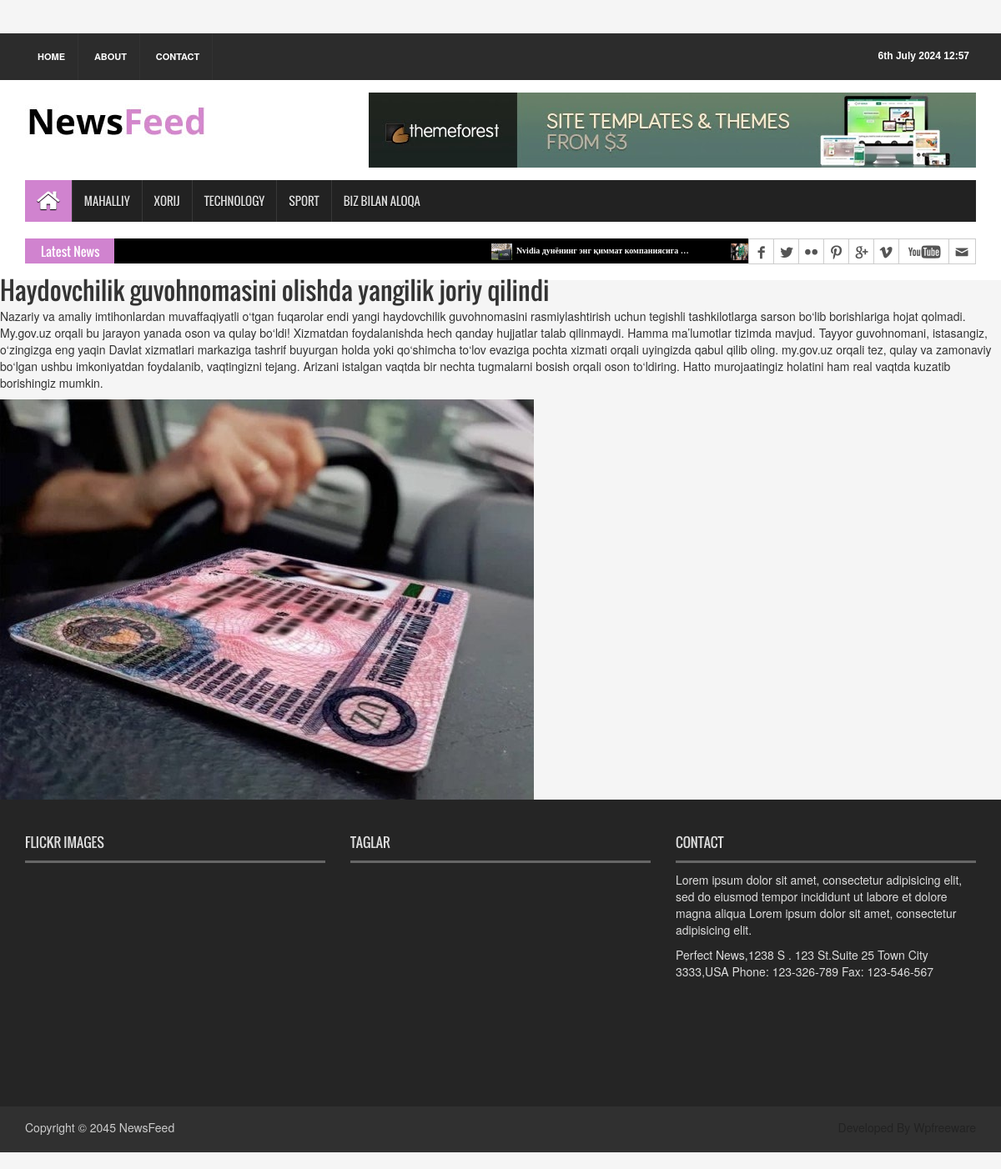
Screenshot of /news/haydovchilik-guvohnomasini-olishda-yangilik-joriy-qilindi/ with the database file from the repository.
### new_app/models.py (models this page shows, shortened)
class News(models.Model):
    class Status(models.TextChoices):
        Draft = 'DF', 'Draft'
        Published = 'PB', "Published"
    title = models.CharField(max_length=250)
    slug = models.SlugField(max_length=250)
    body = models.TextField()
    image = models.ImageField(upload_to='news/images')
    category = models.ForeignKey(Category,
                                 on_delete=models.CASCADE
                                 )
    publish_time = models.DateTimeField(default=timezone.now)
    created_time = models.DateTimeField(auto_now_add=True)
    updated_time = models.DateTimeField(auto_now=True)
    status = models.CharField(max_length=2,
                              choices=Status.choices,
                              default=Status.Draft
                              )
    objects = models.Manager()
    published = PublishedManager()
    class Meta:
        ordering = ['-publish_time']

### new_app/views.py (the view)
# urls.py: path('news/<slug:news>/', news_detail, name='news_detail_page'),
def news_detail(request, news):
    news = get_object_or_404(News, slug=news, status=News.Status.Published)
    context = {
        'news': news
    }
    return render(request, 'news/news_detail.html', context)

### new_app/custom_context_processor.py (called while the page is built)
def latest_news(request):
    latest_new = News.published.all().order_by('-publish_time')[:10]
    context = {
        'latest_new': latest_new
    }
    return context

### new_app/models.py (called while the page is built)
    def get_queryset(self):
        return super().get_queryset().filter(status=News.Status.Published)

### templates/news/news_detail.html (shortened to what this page needs)
{% extends 'news/base.html' %}
{% load static %}
{% block content %}
    <h2>{{ news.title }}</h2>
    <p>{{ news.body }}</p>
    <img src="{{ news.image.url }}" alt="Bu yerda yangilikka aloqador rasm bor edi">
{% endblock %}

### templates/news/base.html (shortened to what this page needs)
{% load static %}
<!DOCTYPE html>
<html>
<head>
<link rel="stylesheet" type="text/css" href="{% static 'css/bootstrap.min.css' %}">
<link rel="stylesheet" type="text/css" href="{% static 'css/font-awesome.min.css' %}">
<link rel="stylesheet" type="text/css" href="{% static 'css/animate.css' %}">
<link rel="stylesheet" type="text/css" href="{% static 'css/font.css' %}">
<link rel="stylesheet" type="text/css" href="{% static 'css/li-scroller.css' %}">
<link rel="stylesheet" type="text/css" href="{% static 'css/slick.css' %}">
<link rel="stylesheet" type="text/css" href="{% static 'css/jquery.fancybox.css' %}">
<link rel="stylesheet" type="text/css" href="{% static 'css/theme.css' %}">
<link rel="stylesheet" type="text/css" href="{% static 'css/style.css' %}">
</head>
<body>
  <header id="header">
    <div class="row">
      <div class="col-lg-12 col-md-12 col-sm-12">
        <div class="header_top">
          <div class="header_top_left">
            <ul class="top_nav">
              <li><a href="{% url 'home_page' %}">Home</a></li>
              <li><a href="#">About</a></li>
              <li><a href="{% url 'contact_page' %}">Contact</a></li>
            </ul>
          </div>
          <div class="header_top_right">
            <p>{% now "jS F Y H:i" %}</p>
          </div>
        </div>
      </div>
      <div class="col-lg-12 col-md-12 col-sm-12">
        <div class="header_bottom">
          <div class="logo_area"><a href="{% url 'home_page' %}" class="logo"><img src="{% static 'images/logo.jpg' %}" alt=""></a></div>
          <div class="add_banner"><a href="#"><img src="{% static 'images/addbanner_728x90_V1.jpg' %}" alt=""></a></div>
        </div>
      </div>
    </div>
  </header>
  <section id="navArea">
    <nav class="navbar navbar-inverse" role="navigation">
      <div id="navbar" class="navbar-collapse collapse">
        <ul class="nav navbar-nav main_nav">
          <li class="active"><a href="{% url 'home_page' %}"><span class="fa fa-home desktop-home"></span><span class="mobile-show">Home</span></a></li>
          <li><a href="{% url 'local_news_page'  %}">Mahalliy</a></li>
          <li><a href="{% url 'xorij_news_page' %}">Xorij</a></li>
          <li><a href="{% url 'techno_news_page' %}">Technology</a></li>
          <li><a href="{% url 'sport_news_page' %}">Sport</a></li>
          <li><a href="{% url 'contact_page' %}">Biz bilan aloqa</a></li>
        </ul>
      </div>
    </nav>
  </section>
  <section id="newsSection">
    <div class="row">
      <div class="col-lg-12 col-md-12">
        <div class="latest_newsarea"> <span>Latest News</span>
          <ul id="ticker01" class="news_sticker">
            {% for news in latest_new %}
            <li><a href="#"><img src="{{ news.image.url }}" alt="">{{ news.title | truncatewords:5 }}</a></li>
            {% endfor %}
          </ul>
          <div class="social_area">
            <ul class="social_nav">
              <li class="facebook"><a href="#"></a></li>
              <li class="twitter"><a href="#"></a></li>
              <li class="flickr"><a href="#"></a></li>
              <li class="pinterest"><a href="#"></a></li>
              <li class="googleplus"><a href="#"></a></li>
              <li class="vimeo"><a href="#"></a></li>
              <li class="youtube"><a href="#"></a></li>
              <li class="mail"><a href="#"></a></li>
            </ul>
          </div>
        </div>
      </div>
    </div>
  </section>
{% block content %}
{% endblock %}
<footer id="footer">
    <div class="footer_top">
      <div class="row">
        <div class="col-lg-4 col-md-4 col-sm-4">
          <div class="footer_widget wow fadeInLeftBig">
            <h2>Flickr Images</h2>
          </div>
        </div>
        <div class="col-lg-4 col-md-4 col-sm-4">
          <div class="footer_widget wow fadeInDown">
            <h2>Taglar</h2>
          </div>
        </div>
        <div class="col-lg-4 col-md-4 col-sm-4">
          <div class="footer_widget wow fadeInRightBig">
            <h2>Contact</h2>
            <p>Lorem ipsum dolor sit amet, consectetur adipisicing elit, sed do eiusmod tempor incididunt ut labore et dolore magna aliqua Lorem ipsum dolor sit amet, consectetur adipisicing elit.</p>
            <address>
            Perfect News,1238 S . 123 St.Suite 25 Town City 3333,USA Phone: 123-326-789 Fax: 123-546-567
            </address>
          </div>
        </div>
      </div>
    </div>
    <div class="footer_bottom">
      <p class="copyright">Copyright &copy; 2045 <a href="{% url 'home_page' %}">NewsFeed</a></p>
      <p class="developer">Developed By Wpfreeware</p>
    </div>
</footer>
</body>

### static/css/li-scroller.css (style rules this page uses)
ul.newsticker { position:relative; left:750px; font:bold 10px Verdana; list-style-type:none; margin:0; padding:0 }
ul.newsticker li { float:left; margin:0; padding:0 }
ul.newsticker a { white-space:nowrap; padding:0; color:#fff; margin:0 50px 0 0 }
ul.newsticker a > img { height:20px; margin-right:5px; width:25px }

### static/css/theme.css (style rules this page uses)
.navbar-inverse .navbar-nav > .active > a, .navbar-inverse .navbar-nav > .active > a:hover, .navbar-inverse .navbar-nav > .active > a:focus { background-color:#d083cf }
.latest_newsarea span { background:none repeat scroll 0 0 #d083cf }

### rows the page displays
News: image (picture), title "Nvidia дунёнинг энг қиммат компаниясига …"
News: image (picture)
News: title "Haydovchilik guvohnomasini olishda yangilik joriy qilindi", body "Nazariy va amaliy imtihonlardan muvaffaqiyatli o‘tgan fuqarolar endi yangi haydovchilik guvohnomasini rasmiylashtirish uchun tegishli tashkilotlarga sarson bo‘lib borishlariga hojat qolmadi. My.gov.uz orqali bu jarayon yanada oson va qulay bo‘ldi! Xizmatdan foydalanishda hech qanday hujjatlar talab qilinmaydi. Hamma ma’lumotlar tizimda mavjud. Tayyor guvohnomani, istasangiz, o‘zingizga eng yaqin Davlat xizmatlari markaziga tashrif buyurgan holda yoki qo‘shimcha to‘lov evaziga pochta xizmati orqali uyingizda qabul qilib oling. my.gov.uz orqali tez, qulay va zamonaviy bo‘lgan ushbu imkoniyatdan foydalanib, vaqtingizni tejang. Arizani istalgan vaqtda bir nechta tugmalarni bosish orqali oson…", image (picture)
